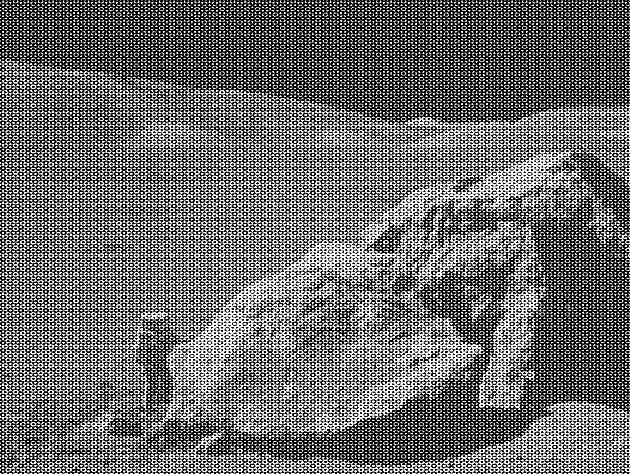
#> input picture MMIPbook/assets/data/FFT/moonlanding.png, 630 x 474 px, found by its file name
$ jupyter execute notes-Wave-image_2d.ipynb
#> lines starting #> are read from the running program, lines starting #| are printed output that depends on the picture
# 10 Nov 22 - 2D FFT example

[cell 1]
import numpy as np
import matplotlib.pyplot as plt

im = plt.imread('https://raw.githubusercontent.com/dannycab/phy415msu/main/MMIPbook/assets/data/FFT/moonlanding.png').astype(float)
#> im: shape (474, 630) float64; min 0, max 1, mean 0.424

plt.figure(figsize=(10.5,9.5))
plt.imshow(im, plt.cm.gray)
plt.title('Original image')

[cell 2]
from scipy import fftpack
im_fft = fftpack.fft2(im)

# Show the results

def plot_spectrum(im_fft):
    from matplotlib.colors import LogNorm
    # A logarithmic colormap
    plt.imshow(np.abs(im_fft), norm=LogNorm(vmin=5))
    plt.colorbar()

plt.figure(figsize=(10.5,9.5))
plot_spectrum(im_fft)
plt.title('Fourier transform')
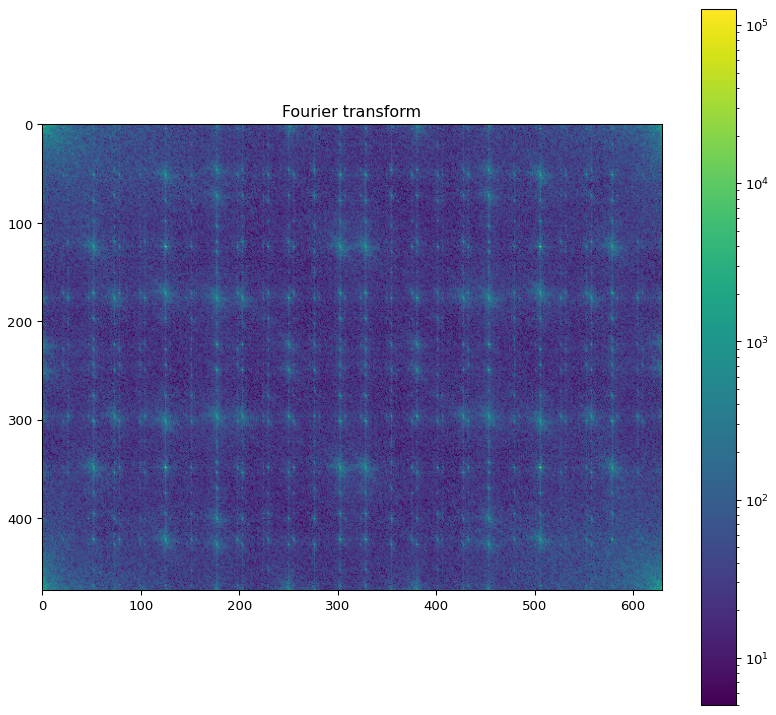
#> figure drawn by matplotlib, 2 panels

[cell 3]
# In the lines following, we'll make a copy of the original spectrum and
# truncate coefficients.

# Define the fraction of coefficients (in each direction) we keep
keep_fraction = 0.09

# Call ff a copy of the original transform. Numpy arrays have a copy
# method for this purpose.
im_fft2 = im_fft.copy()

# Set r and c to be the number of rows and columns of the array.
r, c = im_fft2.shape
#> r = 474; c = 630

# Set to zero all rows with indices between r*keep_fraction and
# r*(1-keep_fraction):
im_fft2[int(r*keep_fraction):int(r*(1-keep_fraction))] = 0

# Similarly with the columns:
im_fft2[:, int(c*keep_fraction):int(c*(1-keep_fraction))] = 0

plt.figure(figsize=(10.5,9.5))
plot_spectrum(im_fft2)
plt.title('Filtered Spectrum')
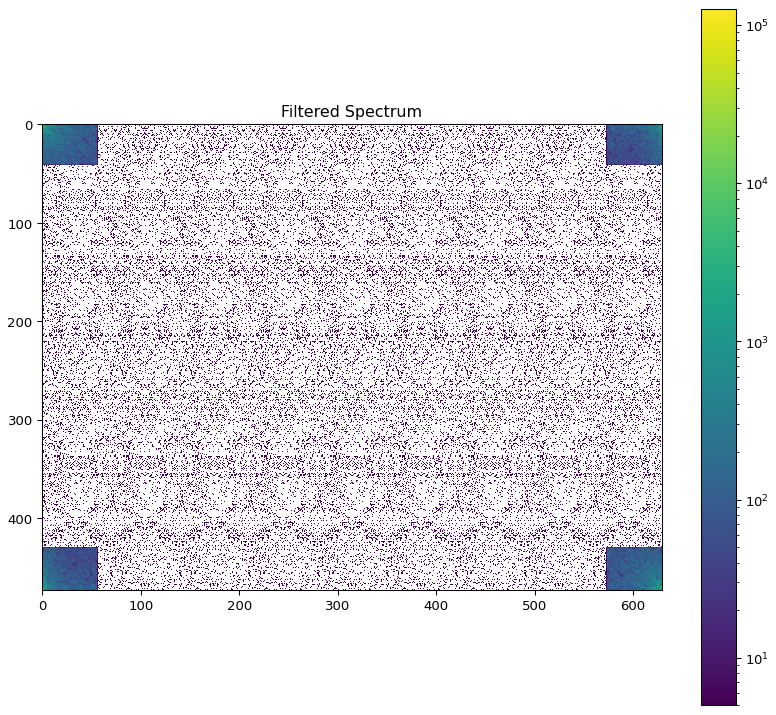
#> figure drawn by matplotlib, 2 panels

[cell 4]
# Reconstruct the denoised image from the filtered spectrum, keep only the
# real part for display.
im_new = fftpack.ifft2(im_fft2).real
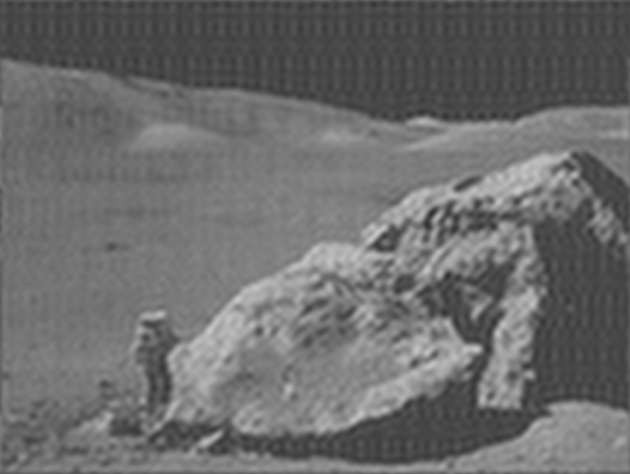
#> im_new: shape (474, 630) float64; min 0.193, max 0.788, mean 0.424

plt.figure(figsize=(10.5,9.5))
plt.imshow(im_new, plt.cm.gray)
plt.title('Reconstructed Image')

[cell 5]
plt.figure(figsize=(10.5,9.5))
plt.imshow(im-im_new, plt.cm.gray)
plt.title('Image Differences')
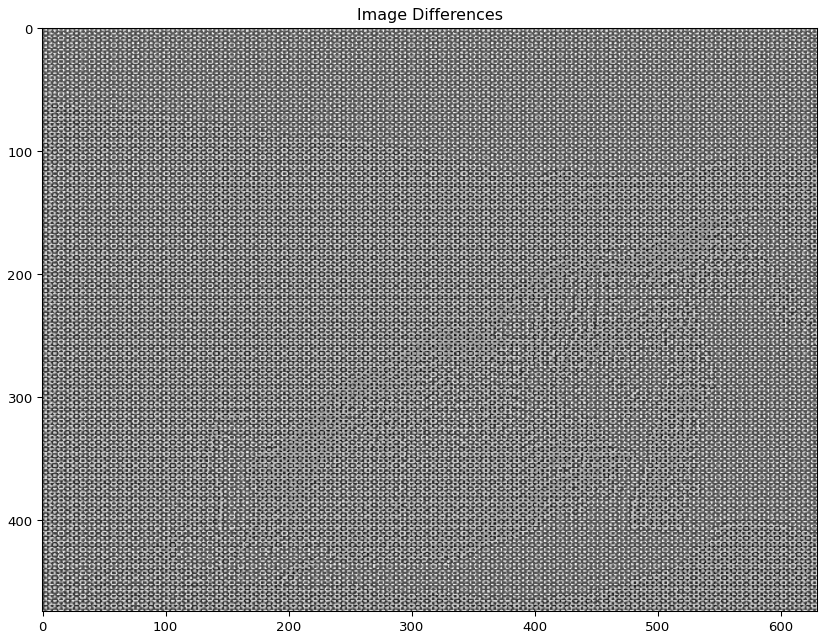
#> figure drawn by matplotlib, 1 panel
